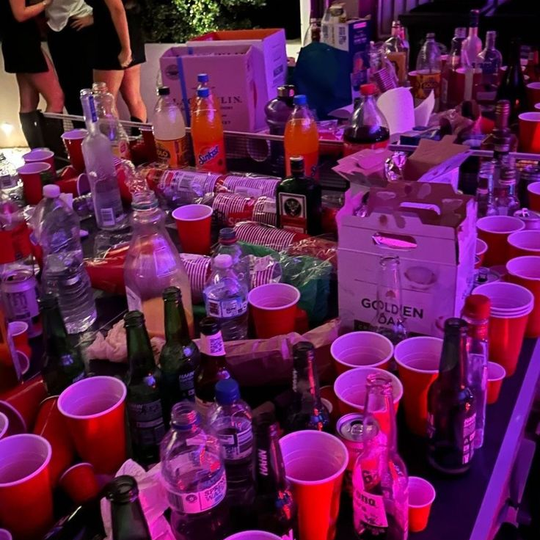
#> input picture negatives/alc/neg_alc_12.png, 540 x 540 px; its folder holds 4 pictures in this run
$ python slideGeneration.py
#> lines starting #> are read from the running program, lines starting #| are printed output that depends on the picture; pictures that were not available may be replaced by others from this repository, and a replacement may not be noted
import os
import random
from PIL import Image, ImageDraw, ImageFont

# === CONFIG ===
NEG_SUBFOLDERS = ["alc", "badfood", "bumlife", "dashboard"]
POS_SUBFOLDERS = ["atheletic", "dashboard", "food", "money"]

NEG_ROOT = "./negatives"
POS_ROOT = "./positives"
OUTPUT_DIR = "./output"
FONT_PATH = ("./fonts/tiktok-sans-scm.ttf")  # Update path if needed

IMAGE_SIZE = (540, 540)
CANVAS_SIZE = (1080, 1080)
OVERLAY_OPACITY = int(255 * 0.44)
FONT_SIZE = 32

# Settings configurations
SETTINGS = {
    "default": {
        "neg_subfolders": ["alc", "badfood", "bumlife", "dashboard"],
        "pos_subfolders": ["atheletic", "dashboard", "food", "money"],
        "canvas_size": (1080, 1080),
        "image_size": (540, 540),
        "layout": "2x2"
    },
    "3s": {
        "neg_subfolders": ["alc", "bumlife", "dashboard_portrait"],
        "pos_subfolders": ["atheletic", "food", "dashboard_portrait"],
        "canvas_size": (1080, 1080),
        "image_size": (540, 540),
        "layout": "3s_split"
    }
}

# Choose setting here
CURRENT_SETTING = "3s"

captions_to_generate = [
    {"text": "the road to hell feels like heaven", "type": "neg"},
    {"text": "the road to heaven feels like hell", "type": "pos"},
    {"text": "your fyp now", "type": "neg"},
    {"text": "your fyp after following me", "type": "pos"},
    {"text": "keep scrolling bro...", "type": "neg"},
    {"text": "this fyp aint for everyone", "type": "pos"},
    {"text": "keep scrolling bro...", "type": "neg"},
    {"text": "this fyp aint for everyone", "type": "pos"},
    {"text": "when life is hard so you pull out this >", "type": "neg"},
    {"text": "...", "type": "pos"},
    {"text": "the problem", "type": "neg"},
    {"text": "the solution", "type": "pos"},
    {"text": "work til failure", "type": "neg"},
    {"text": "or be the failure", "type": "pos"},
    {"text": "your slowly realising...", "type": "neg"},
    {"text": "he was right all the time", "type": "pos"},
    {"text": "0% love", "type": "neg"},
    {"text": "100% discipline", "type": "pos"},
    {"text": "bro look at you", "type": "neg"},
    {"text": "your losing focus again", "type": "pos"},
    {"text": "your so boring", "type": "neg"},
    {"text": "nahh just different goals", "type": "pos"}
]

os.makedirs(OUTPUT_DIR, exist_ok=True)


# === HELPERS ===

def pick_random_image_from(folder):
    files = [f for f in os.listdir(folder) if f.lower().endswith((".jpg", ".png", ".jpeg"))]
    if not files:
        raise FileNotFoundError(f"No images found in {folder}")
    return os.path.join(folder, random.choice(files))


def build_collage(image_paths, caption, output_name, setting_config):
#> called with caption = 'the road to hell feels like heaven', output_name = './output/img_1/neg_1.png'
    canvas_size = setting_config["canvas_size"]
    image_size = setting_config["image_size"]
    layout = setting_config["layout"]

    canvas = Image.new("RGB", canvas_size)
#> canvas: PIL image 1080x1080 RGB; every value is 0

    if layout == "3s_split":
        # 3s layout: 2 square images on left (540x540), 1 portrait on right (540x1080)
        for i, path in enumerate(image_paths):
            if i < 2:
                # First 2 images: left side, stacked vertically
                img = Image.open(path).resize((540, 540))
#> img is the input picture: PIL image 540x540 RGB; mean R, G, B 94.1, 32.9, 76.7
                x = 0
                y = i * 540
                canvas.paste(img, (x, y))
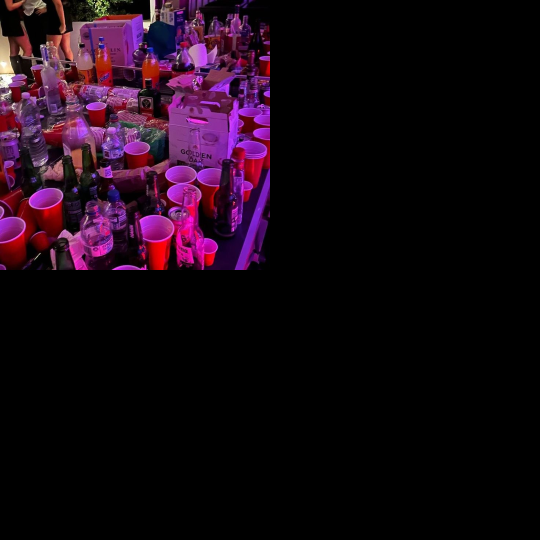
#> canvas: PIL image 1080x1080 RGB (shown at 1/2 size); mean R, G, B 23.5, 8.2, 19.2
            else:
                # Third image: right side, full height portrait
                img = Image.open(path).resize((540, 1080))
                x = 540
                y = 0
                canvas.paste(img, (x, y))
    elif layout == "portrait":
        # Portrait layout: stack 3 images vertically (540x360 each in 540x1080 canvas)
        portrait_image_size = (540, 360)
        for i, path in enumerate(image_paths):
            img = Image.open(path).resize(portrait_image_size)
            x = 0
            y = i * 360
            canvas.paste(img, (x, y))
    else:
        # Default 2x2 layout
        for i, path in enumerate(image_paths):
            img = Image.open(path).resize(image_size)
            x = (i % 2) * image_size[0]
            y = (i // 2) * image_size[1]
            canvas.paste(img, (x, y))

    # Add semi-transparent black overlay
    overlay = Image.new("RGBA", canvas_size, (0, 0, 0, OVERLAY_OPACITY))
    canvas = canvas.convert("RGBA")
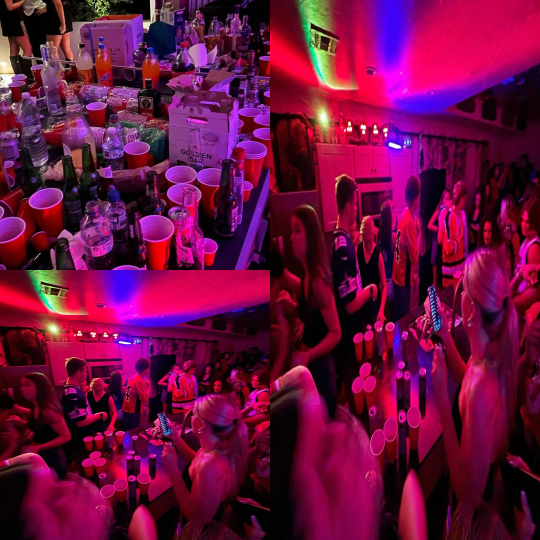
#> canvas: PIL image 1080x1080 RGBA (shown at 1/2 size); mean R, G, B, A 105.3, 14.6, 62.3, 255
    canvas = Image.alpha_composite(canvas, overlay)
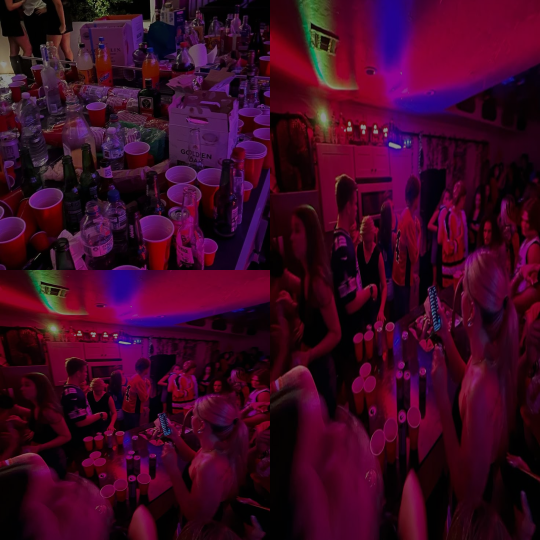
#> canvas: PIL image 1080x1080 RGBA (shown at 1/2 size); mean R, G, B, A 59, 8.3, 34.9, 255

    # Add centered white caption text (no stroke)
    draw = ImageDraw.Draw(canvas)
    font = ImageFont.truetype(FONT_PATH, FONT_SIZE)
    bbox = draw.textbbox((0, 0), caption, font=font)
    text_w = bbox[2] - bbox[0]
    text_h = bbox[3] - bbox[1]

    x = (canvas_size[0] - text_w) / 2
    y = (canvas_size[1] - text_h) / 2

    draw.text((x, y), caption, font=font, fill="white")

    # Save image as PNG
    out_path = output_name
    canvas.convert("RGB").save(out_path, format="PNG")
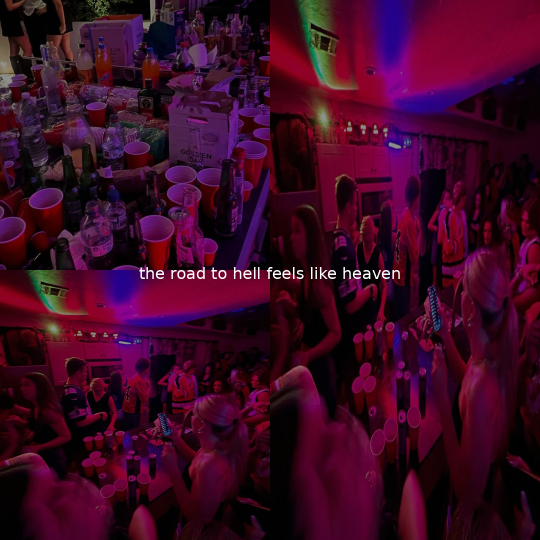
#> saved as neg_1.png: PIL image 1080x1080 RGB (shown at 1/2 size); mean R, G, B 59.6, 9, 35.6
    print(f"✅ Saved: {out_path}")


# === MAIN LOGIC ===

# Get current setting configuration
current_config = SETTINGS[CURRENT_SETTING]

for i, entry in enumerate(captions_to_generate):
    folder_index = (i // 2) + 1
    folder = os.path.join(OUTPUT_DIR, f"img_{folder_index}")
    os.makedirs(folder, exist_ok=True)
    folder_root = NEG_ROOT if entry["type"] == "neg" else POS_ROOT
    subfolders = current_config["neg_subfolders"] if entry["type"] == "neg" else current_config["pos_subfolders"]
    image_paths = [pick_random_image_from(os.path.join(folder_root, sub)) for sub in subfolders]
    filename = os.path.join(folder, f"{entry['type']}_{i+1}.png")
    build_collage(image_paths, entry["text"], filename, current_config)
#> pass 2 of the loop `for i, entry in enumerate(captions_to_generate):`:
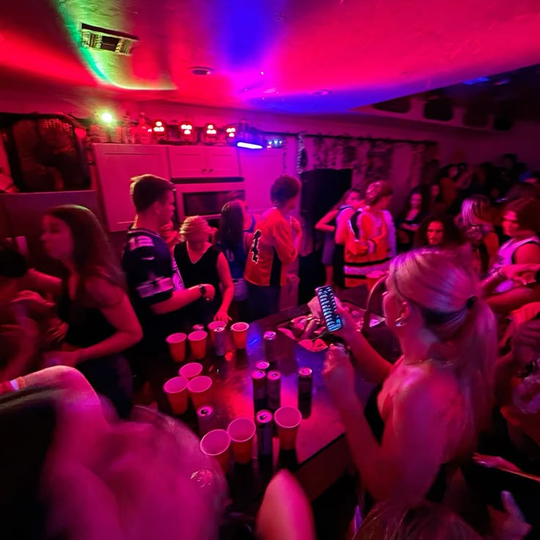
#> input picture negatives/alc/neg_alc_1.png, 540 x 540 px, found by its file name
#> in build_collage, img is the input picture: PIL image 540x540 RGB; mean R, G, B 109, 8.5, 57.4
#> in build_collage (call 2), `canvas = canvas.convert("RGBA")`:
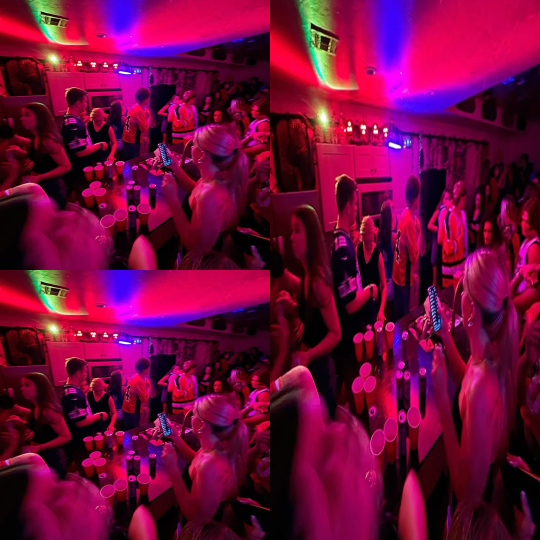
#> canvas: PIL image 1080x1080 RGBA (shown at 1/2 size); mean R, G, B, A 109, 8.5, 57.4, 255
#> in build_collage (call 2), `canvas.convert("RGB").save(out_path, format="PNG")`:
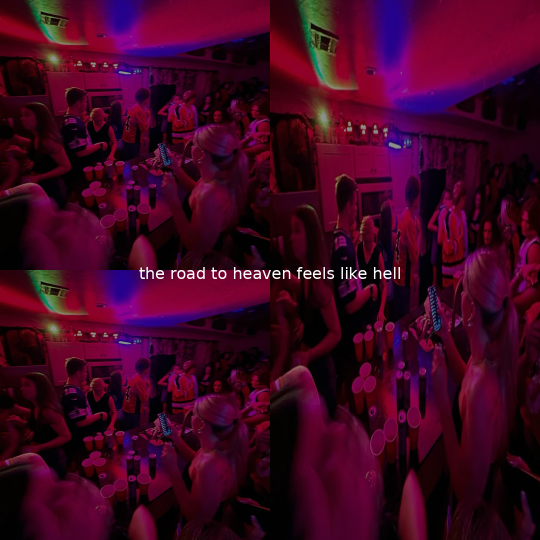
#> saved as pos_2.png: PIL image 1080x1080 RGB (shown at 1/2 size); mean R, G, B 61.7, 5.6, 32.9
#> pass 3 of the loop `for i, entry in enumerate(captions_to_generate):`:
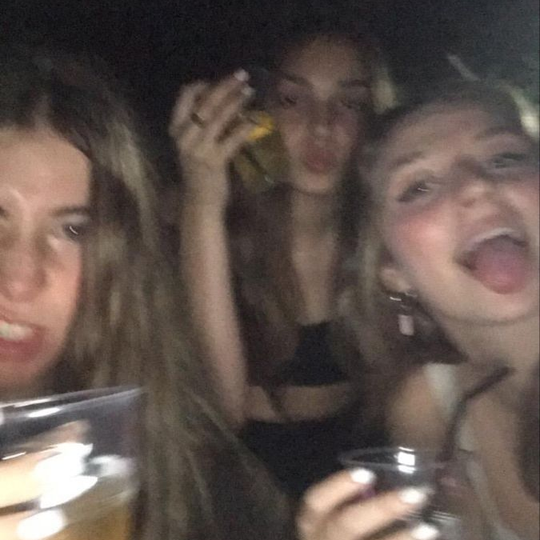
#> input picture negatives/alc/neg_alc_11.png, 540 x 540 px
#> in build_collage, img is the input picture: PIL image 540x540 RGB; mean R, G, B 96, 82.7, 76.4
#> in build_collage (call 3), `canvas = canvas.convert("RGBA")`:
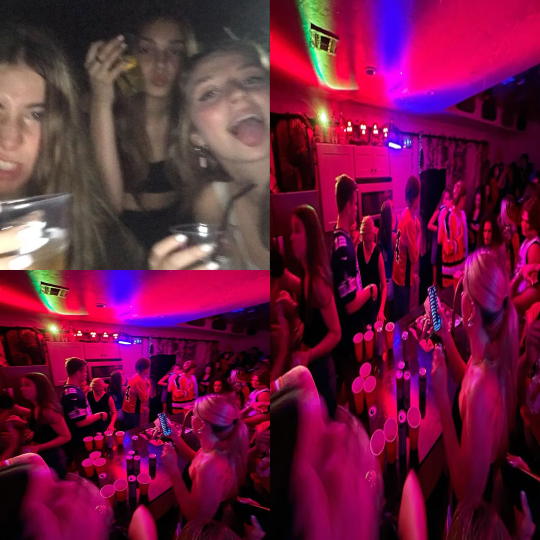
#> canvas: PIL image 1080x1080 RGBA (shown at 1/2 size); mean R, G, B, A 105.7, 27.1, 62.2, 255
#> in build_collage (call 3), `canvas.convert("RGB").save(out_path, format="PNG")`:
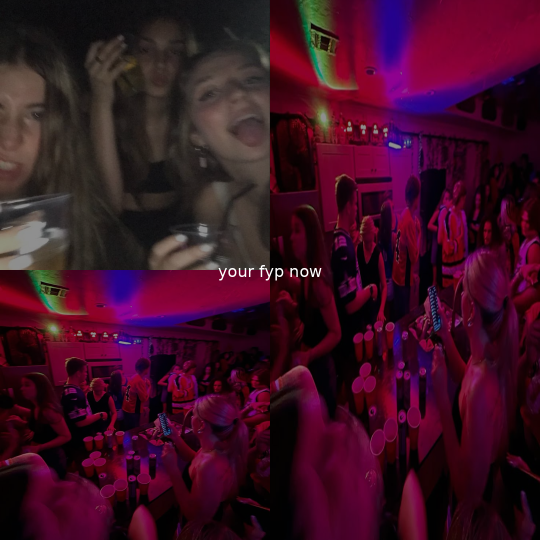
#> saved as neg_3.png: PIL image 1080x1080 RGB (shown at 1/2 size); mean R, G, B 59.5, 15.5, 35.1
#> the loop made 22 passes; the first 3 are shown
